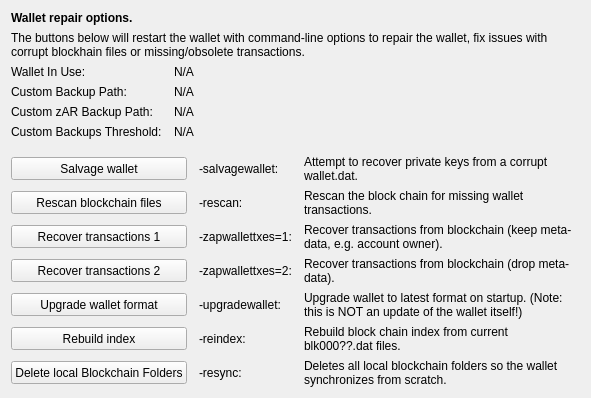
     <widget class="QWidget" name="tab_repair">
      <attribute name="title">
       <string>&amp;Wallet Repair</string>
      </attribute>
      <layout class="QGridLayout" name="gridLayout_4" columnstretch="0,0,0,0">
       <property name="horizontalSpacing">
        <number>12</number>
       </property>
       <item row="0" column="0" colspan="4">
        <widget class="QLabel" name="label_repair_header">
         <property name="font">
          <font>
           <weight>75</weight>
           <bold>true</bold>
          </font>
         </property>
         <property name="text">
          <string>Wallet repair options.</string>
         </property>
        </widget>
       </item>
       <item row="1" column="0" colspan="4">
        <widget class="QLabel" name="label_repair_helptext">
         <property name="font">
          <font>
           <weight>50</weight>
           <bold>false</bold>
          </font>
         </property>
         <property name="text">
          <string>The buttons below will restart the wallet with command-line options to repair the wallet, fix issues with corrupt blockhain files or missing/obsolete transactions.</string>
         </property>
         <property name="wordWrap">
          <bool>true</bool>
         </property>
        </widget>
       </item>
       <item row="2" column="0">
        <widget class="QLabel" name="wallet_path_label">
         <property name="text">
          <string>Wallet In Use:</string>
         </property>
        </widget>
       </item>
       <item row="2" column="1" colspan="3">
        <widget class="QLabel" name="wallet_path">
         <property name="cursor">
          <cursorShape>IBeamCursor</cursorShape>
         </property>
         <property name="text">
          <string>N/A</string>
         </property>
         <property name="textFormat">
          <enum>Qt::PlainText</enum>
         </property>
         <property name="textInteractionFlags">
          <set>Qt::LinksAccessibleByMouse|Qt::TextSelectableByKeyboard|Qt::TextSelectableByMouse</set>
         </property>
        </widget>
       </item>
       <item row="3" column="0">
       <widget class="QLabel" name="wallet_custombackuppath_label">
         <property name="text">
          <string>Custom Backup Path:</string>
         </property>
         <property name="visible">
          <bool>false</bool>
         </property>
        </widget>
       </item>
       <item row="3" column="1" colspan="3">
        <widget class="QLabel" name="wallet_custombackuppath">
         <property name="cursor">
          <cursorShape>IBeamCursor</cursorShape>
         </property>
         <property name="text">
          <string>N/A</string>
         </property>
         <property name="textFormat">
          <enum>Qt::PlainText</enum>
         </property>
         <property name="textInteractionFlags">
          <set>Qt::LinksAccessibleByMouse|Qt::TextSelectableByKeyboard|Qt::TextSelectableByMouse</set>
         </property>
         <property name="visible">
          <bool>false</bool>
         </property>
        </widget>
       </item>
       <item row="4" column="0">
        <widget class="QLabel" name="wallet_customzmubdibackuppath_label">
         <property name="text">
          <string>Custom zAR Backup Path:</string>
         </property>
         <property name="visible">
          <bool>false</bool>
         </property>
        </widget>
       </item>
       <item row="4" column="1" colspan="3">
        <widget class="QLabel" name="wallet_customzmubdibackuppath">
         <property name="cursor">
          <cursorShape>IBeamCursor</cursorShape>
         </property>
         <property name="text">
          <string>N/A</string>
         </property>
         <property name="textFormat">
          <enum>Qt::PlainText</enum>
         </property>
         <property name="textInteractionFlags">
          <set>Qt::LinksAccessibleByMouse|Qt::TextSelectableByKeyboard|Qt::TextSelectableByMouse</set>
         </property>
         <property name="visible">
          <bool>false</bool>
         </property>
        </widget>
       </item>
       <item row="5" column="0">
        <widget class="QLabel" name="wallet_custombackupthreshold_label">
         <property name="text">
          <string>Custom Backups Threshold:</string>
         </property>
         <property name="visible">
          <bool>false</bool>
         </property>
        </widget>
       </item>
       <item row="5" column="1" colspan="3">
        <widget class="QLabel" name="wallet_custombackupthreshold">
         <property name="cursor">
          <cursorShape>IBeamCursor</cursorShape>
         </property>
         <property name="text">
          <string>N/A</string>
         </property>
         <property name="textFormat">
          <enum>Qt::PlainText</enum>
         </property>
         <property name="textInteractionFlags">
          <set>Qt::LinksAccessibleByMouse|Qt::TextSelectableByKeyboard|Qt::TextSelectableByMouse</set>
         </property>
         <property name="visible">
          <bool>false</bool>
         </property>
        </widget>
       </item>
       <item row="6" column="0">
        <spacer name="verticalSpacer_repair1">
         <property name="orientation">
          <enum>Qt::Vertical</enum>
         </property>
         <property name="sizeHint" stdset="0">
          <size>
           <width>10</width>
           <height>10</height>
          </size>
         </property>
        </spacer>
       </item>
       <item row="7" column="0" colspan="2">
        <widget class="QPushButton" name="btn_salvagewallet">
         <property name="minimumSize">
          <size>
           <width>100</width>
           <height>23</height>
          </size>
         </property>
         <property name="text">
          <string>Salvage wallet</string>
         </property>
        </widget>
       </item>
       <item row="7" column="2">
        <widget class="QLabel" name="label_repair_salvage_command">
         <property name="text">
          <string notr="true">-salvagewallet:</string>
         </property>
        </widget>
       </item>
       <item row="7" column="3">
        <widget class="QLabel" name="label_repair_salvage">
         <property name="text">
          <string>Attempt to recover private keys from a corrupt wallet.dat.</string>
         </property>
         <property name="wordWrap">
          <bool>true</bool>
         </property>
        </widget>
       </item>
       <item row="8" column="0" colspan="2">
        <widget class="QPushButton" name="btn_rescan">
         <property name="minimumSize">
          <size>
           <width>100</width>
           <height>23</height>
          </size>
         </property>
         <property name="text">
          <string>Rescan blockchain files</string>
         </property>
        </widget>
       </item>
       <item row="8" column="2">
        <widget class="QLabel" name="label_repair_rescan_command">
         <property name="text">
          <string notr="true">-rescan:</string>
         </property>
        </widget>
       </item>
       <item row="8" column="3">
        <widget class="QLabel" name="label_repair_rescan">
         <property name="text">
          <string>Rescan the block chain for missing wallet transactions.</string>
         </property>
         <property name="wordWrap">
          <bool>true</bool>
         </property>
        </widget>
       </item>
       <item row="9" column="0" colspan="2">
        <widget class="QPushButton" name="btn_zapwallettxes1">
         <property name="minimumSize">
          <size>
           <width>100</width>
           <height>23</height>
          </size>
         </property>
         <property name="text">
          <string>Recover transactions 1</string>
         </property>
        </widget>
       </item>
       <item row="9" column="2">
        <widget class="QLabel" name="label_repair_zap1_command">
         <property name="text">
          <string notr="true">-zapwallettxes=1:</string>
         </property>
        </widget>
       </item>
       <item row="9" column="3">
        <widget class="QLabel" name="label_repair_zap1">
         <property name="text">
          <string>Recover transactions from blockchain (keep meta-data, e.g. account owner).</string>
         </property>
         <property name="wordWrap">
          <bool>true</bool>
         </property>
        </widget>
       </item>
       <item row="10" column="0" colspan="2">
        <widget class="QPushButton" name="btn_zapwallettxes2">
         <property name="minimumSize">
          <size>
           <width>100</width>
           <height>23</height>
          </size>
         </property>
         <property name="text">
          <string>Recover transactions 2</string>
         </property>
        </widget>
       </item>
       <item row="10" column="2">
        <widget class="QLabel" name="label_repair_zap2_command">
         <property name="text">
          <string notr="true">-zapwallettxes=2:</string>
         </property>
        </widget>
       </item>
       <item row="10" column="3">
        <widget class="QLabel" name="label_repair_zap2">
         <property name="text">
          <string>Recover transactions from blockchain (drop meta-data).</string>
         </property>
         <property name="wordWrap">
          <bool>true</bool>
         </property>
        </widget>
       </item>
       <item row="11" column="0" colspan="2">
        <widget class="QPushButton" name="btn_upgradewallet">
         <property name="minimumSize">
          <size>
           <width>100</width>
           <height>23</height>
          </size>
         </property>
         <property name="text">
          <string>Upgrade wallet format</string>
         </property>
        </widget>
       </item>
       <item row="11" column="2">
        <widget class="QLabel" name="label_repair_upgrade_command">
         <property name="text">
          <string notr="true">-upgradewallet:</string>
         </property>
        </widget>
       </item>
       <item row="11" column="3">
        <widget class="QLabel" name="label_repair_upgrade">
         <property name="text">
          <string>Upgrade wallet to latest format on startup. (Note: this is NOT an update of the wallet itself!)</string>
         </property>
         <property name="wordWrap">
          <bool>true</bool>
         </property>
        </widget>
       </item>
       <item row="12" column="0" colspan="2">
        <widget class="QPushButton" name="btn_reindex">
         <property name="minimumSize">
          <size>
           <width>100</width>
           <height>23</height>
          </size>
         </property>
         <property name="text">
          <string>Rebuild index</string>
         </property>
        </widget>
       </item>
       <item row="12" column="2">
        <widget class="QLabel" name="label_repair_reindex_command">
         <property name="text">
          <string notr="true">-reindex:</string>
         </property>
        </widget>
       </item>
       <item row="12" column="3">
        <widget class="QLabel" name="label_repair_reindex">
         <property name="text">
          <string>Rebuild block chain index from current blk000??.dat files.</string>
         </property>
         <property name="wordWrap">
          <bool>true</bool>
         </property>
        </widget>
       </item>
       <item row="13" column="0" colspan="2">
        <widget class="QPushButton" name="btn_resync">
         <property name="minimumSize">
          <size>
           <width>100</width>
           <height>23</height>
          </size>
         </property>
        <property name="text">
          <string>Delete local Blockchain Folders</string>
         </property>
        </widget>
       </item>
       <item row="13" column="2">
        <widget class="QLabel" name="label_repair_resync_command">
         <property name="text">
          <string>-resync:</string>
         </property>
        </widget>
       </item>
       <item row="13" column="3">
        <widget class="QLabel" name="label_repair_resync">
         <property name="text">
          <string>Deletes all local blockchain folders so the wallet synchronizes from scratch.</string>
         </property>
         <property name="wordWrap">
          <bool>true</bool>
         </property>
        </widget>
       </item>
      </layout>
     </widget>
